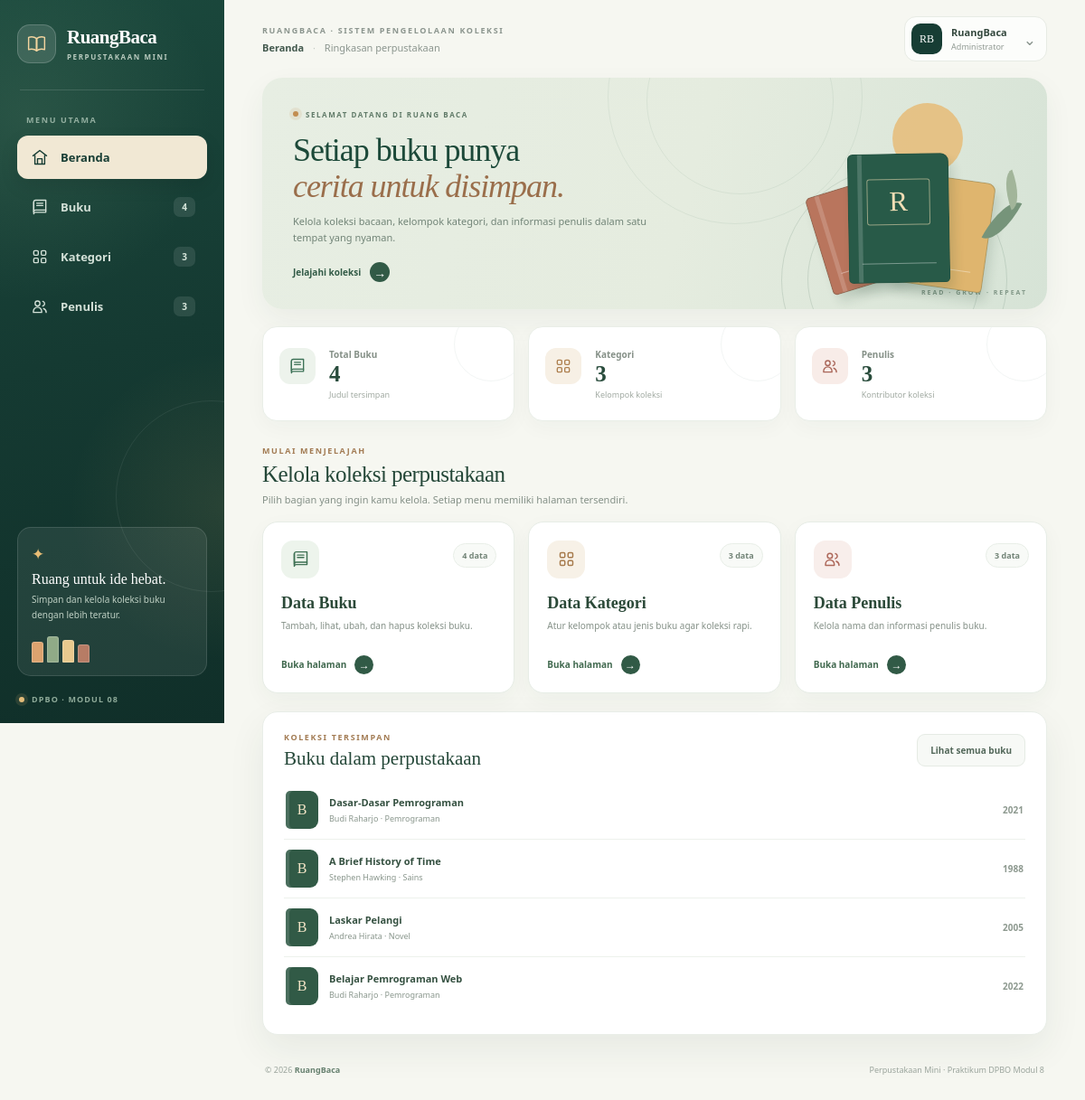
The page / on the database its author committed.
### tables this page shows
CREATE TABLE buku (
    id_buku INT AUTO_INCREMENT PRIMARY KEY,
    id_kategori INT NOT NULL,
    id_penulis INT NOT NULL,
    judul VARCHAR(150) NOT NULL,
    tahun_terbit YEAR NOT NULL,
    stok INT NOT NULL DEFAULT 0,

     
    CONSTRAINT fk_buku_kategori
        FOREIGN KEY (id_kategori) REFERENCES kategori(id_kategori)
        ON UPDATE CASCADE ON DELETE RESTRICT,

     
    CONSTRAINT fk_buku_penulis
        FOREIGN KEY (id_penulis) REFERENCES penulis(id_penulis)
        ON UPDATE CASCADE ON DELETE RESTRICT
);

CREATE TABLE penulis (
    id_penulis INT AUTO_INCREMENT PRIMARY KEY,
    nama_penulis VARCHAR(100) NOT NULL,
    negara VARCHAR(60)
);

CREATE TABLE kategori (
    id_kategori INT AUTO_INCREMENT PRIMARY KEY,
    nama_kategori VARCHAR(100) NOT NULL,
    deskripsi TEXT
);

### class/Buku.php (called while the page is built, shortened)
<?php
class Buku
{
    private $db;
    public function __construct($db)
    {
        $this->db = $db;
    }
    public function getAll()
    {
        $sql = 'SELECT buku.*, kategori.nama_kategori, penulis.nama_penulis
                FROM buku
                INNER JOIN kategori ON buku.id_kategori = kategori.id_kategori
                INNER JOIN penulis ON buku.id_penulis = penulis.id_penulis
                ORDER BY buku.id_buku DESC';
        $stmt = $this->db->prepare($sql);
        $stmt->execute();
        return $stmt->fetchAll();
    }
}

### class/Kategori.php (called while the page is built, shortened)
<?php
class Kategori
{
    private $db;
    public function __construct($db)
    {
        $this->db = $db;
    }
    public function getAll()
    {
        $stmt = $this->db->prepare('SELECT * FROM kategori ORDER BY id_kategori DESC');
        $stmt->execute();
        return $stmt->fetchAll();
    }
}

### class/Penulis.php (called while the page is built, shortened)
<?php
class Penulis
{
    private $db;
    public function __construct($db)
    {
        $this->db = $db;
    }
    public function getAll()
    {
        $stmt = $this->db->prepare('SELECT * FROM penulis ORDER BY id_penulis DESC');
        $stmt->execute();
        return $stmt->fetchAll();
    }
}

### config/helper.php (called while the page is built, shortened)
<?php
function e($value)
{
    return htmlspecialchars((string) $value, ENT_QUOTES, 'UTF-8');
}

### view/beranda.php (the view, shortened to what this page needs)
<main class="home-page">
    <section class="welcome-banner">
        <div class="welcome-copy">
            <span class="welcome-tag"><span></span> SELAMAT DATANG DI RUANG BACA</span>
            <h2>Setiap buku punya<br><em>cerita untuk disimpan.</em></h2>
            <p>Kelola koleksi bacaan, kelompok kategori, dan informasi penulis dalam satu tempat yang nyaman.</p>
            <a class="welcome-link" href="index.php?page=buku">Jelajahi koleksi <span aria-hidden="true">→</span></a>
        </div>
        <div class="welcome-art" aria-hidden="true">
            <div class="art-sun"></div>
            <div class="book-stack stack-front"><span></span></div>
            <div class="art-leaf leaf-one"></div>
            <div class="art-leaf leaf-two"></div>
            <div class="art-caption">READ · GROW · REPEAT</div>
        </div>
    </section>
    <section class="stats-grid" aria-label="Ringkasan koleksi">
        <article class="stat-card stat-books">
            <span class="stat-icon" aria-hidden="true">
                <svg viewBox="0 0 24 24"><path d="M4 5.5A2.5 2.5 0 0 1 6.5 3H20v16H6.5A2.5 2.5 0 0 0 4 21z"/><path d="M4 5.5v13A2.5 2.5 0 0 1 6.5 16H20M8 7h8M8 10h8"/></svg>
            </span>
            <span class="stat-label">Total Buku</span>
            <strong class="stat-number"><?php echo count($books); ?></strong>
            <span class="stat-foot">Judul tersimpan</span>
        </article>
        <article class="stat-card stat-categories">
            <span class="stat-icon" aria-hidden="true">
                <svg viewBox="0 0 24 24"><rect x="4" y="4" width="6" height="6" rx="1.5"/><rect x="14" y="4" width="6" height="6" rx="1.5"/><rect x="4" y="14" width="6" height="6" rx="1.5"/><rect x="14" y="14" width="6" height="6" rx="1.5"/></svg>
            </span>
            <span class="stat-label">Kategori</span>
            <strong class="stat-number"><?php echo count($categories); ?></strong>
            <span class="stat-foot">Kelompok koleksi</span>
        </article>
        <article class="stat-card stat-authors">
            <span class="stat-icon" aria-hidden="true">
                <svg viewBox="0 0 24 24"><circle cx="9" cy="8" r="3.2"/><path d="M3.5 20v-1.4a5.5 5.5 0 0 1 11 0V20zM16 5.2a3.2 3.2 0 0 1 0 6.2M17 14.8a5.4 5.4 0 0 1 3.5 5.2"/></svg>
            </span>
            <span class="stat-label">Penulis</span>
            <strong class="stat-number"><?php echo count($authors); ?></strong>
            <span class="stat-foot">Kontributor koleksi</span>
        </article>
    </section>
    <section class="home-section">
        <div class="section-heading">
            <div>
                <p class="eyebrow">MULAI MENJELAJAH</p>
                <h2>Kelola koleksi perpustakaan</h2>
                <p class="muted">Pilih bagian yang ingin kamu kelola. Setiap menu memiliki halaman tersendiri.</p>
            </div>
        </div>
        <div class="home-shortcuts">
            <a class="shortcut-card shortcut-book" href="index.php?page=buku">
                <span class="shortcut-icon" aria-hidden="true"><svg viewBox="0 0 24 24"><path d="M4 5.5A2.5 2.5 0 0 1 6.5 3H20v16H6.5A2.5 2.5 0 0 0 4 21z"/><path d="M4 5.5v13A2.5 2.5 0 0 1 6.5 16H20M8 7h8M8 10h8"/></svg></span>
                <span class="shortcut-count"><?php echo count($books); ?> data</span>
                <strong>Data Buku</strong>
                <span class="shortcut-description">Tambah, lihat, ubah, dan hapus koleksi buku.</span>
                <span class="shortcut-action">Buka halaman <b aria-hidden="true">→</b></span>
            </a>
            <a class="shortcut-card shortcut-category" href="index.php?page=kategori">
                <span class="shortcut-icon" aria-hidden="true"><svg viewBox="0 0 24 24"><rect x="4" y="4" width="6" height="6" rx="1.5"/><rect x="14" y="4" width="6" height="6" rx="1.5"/><rect x="4" y="14" width="6" height="6" rx="1.5"/><rect x="14" y="14" width="6" height="6" rx="1.5"/></svg></span>
                <span class="shortcut-count"><?php echo count($categories); ?> data</span>
                <strong>Data Kategori</strong>
                <span class="shortcut-description">Atur kelompok atau jenis buku agar koleksi rapi.</span>
                <span class="shortcut-action">Buka halaman <b aria-hidden="true">→</b></span>
            </a>
            <a class="shortcut-card shortcut-author" href="index.php?page=penulis">
                <span class="shortcut-icon" aria-hidden="true"><svg viewBox="0 0 24 24"><circle cx="9" cy="8" r="3.2"/><path d="M3.5 20v-1.4a5.5 5.5 0 0 1 11 0V20zM16 5.2a3.2 3.2 0 0 1 0 6.2M17 14.8a5.4 5.4 0 0 1 3.5 5.2"/></svg></span>
                <span class="shortcut-count"><?php echo count($authors); ?> data</span>
                <strong>Data Penulis</strong>
                <span class="shortcut-description">Kelola nama dan informasi penulis buku.</span>
                <span class="shortcut-action">Buka halaman <b aria-hidden="true">→</b></span>
            </a>
        </div>
    </section>
    <section class="panel home-recent-panel">
        <div class="home-recent-heading">
            <div>
                <p class="eyebrow">KOLEKSI TERSIMPAN</p>
                <h2>Buku dalam perpustakaan</h2>
            </div>
            <a class="button secondary" href="index.php?page=buku">Lihat semua buku</a>
        </div>
        <?php if (count($books) > 0): ?>
            <div class="recent-book-list">
                <?php foreach ($books as $bookIndex => $book): ?>
                    <div class="recent-book-row">
                        <span class="recent-book-mark" aria-hidden="true">B</span>
                        <span class="recent-book-info">
                            <strong><?php echo e($book['judul']); ?></strong>
                            <small><?php echo e($book['nama_penulis']); ?> · <?php echo e($book['nama_kategori']); ?></small>
                        </span>
                        <span class="recent-book-year"><?php echo e($book['tahun_terbit']); ?></span>
                    </div>
                <?php endforeach; ?>
            </div>
        <?php else: ?>
            <p class="empty">Belum ada buku di dalam koleksi.</p>
        <?php endif; ?>
    </section>
</main>

### view/header.php (shortened to what this page needs)
<!DOCTYPE html>
<html lang="id">
<head>
    <link rel="stylesheet" href="style/style.css">
</head>
<body>
    <div class="app-shell">
        <aside class="sidebar">
            <a class="brand" href="index.php?page=beranda" aria-label="Perpustakaan Mini - Beranda">
                <span class="brand-mark" aria-hidden="true">
                    <svg viewBox="0 0 32 32" role="img">
                        <path d="M5.5 7.5c4.2-1.4 7.5-.7 10.5 1.6v16c-3-2.3-6.3-3-10.5-1.6z" />
                        <path d="M26.5 7.5C22.3 6.1 19 6.8 16 9.1v16c3-2.3 6.3-3 10.5-1.6z" />
                        <path d="M16 9.1v16" />
                    </svg>
                </span>
                <span class="brand-copy">
                    <strong>RuangBaca</strong>
                    <small>PERPUSTAKAAN MINI</small>
                </span>
            </a>
            <div class="sidebar-rule"></div>
            <p class="sidebar-label">MENU UTAMA</p>
            <nav class="side-navigation" aria-label="Navigasi utama">
                <a href="index.php?page=beranda" class="side-link <?php echo $page === 'beranda' ? 'active' : ''; ?>">
                    <span class="nav-icon" aria-hidden="true">
                        <svg viewBox="0 0 24 24"><path d="m3 10 9-7 9 7"/><path d="M5.5 9.5V21h13V9.5M9 21v-7h6v7"/></svg>
                    </span>
                    <span>Beranda</span>
                </a>
                <a href="index.php?page=buku" class="side-link <?php echo $page === 'buku' ? 'active' : ''; ?>">
                    <span class="nav-icon" aria-hidden="true">
                        <svg viewBox="0 0 24 24"><path d="M4 5.5A2.5 2.5 0 0 1 6.5 3H20v16H6.5A2.5 2.5 0 0 0 4 21z"/><path d="M4 5.5v13A2.5 2.5 0 0 1 6.5 16H20M8 7h8M8 10h8"/></svg>
                    </span>
                    <span>Buku</span>
                    <span class="nav-count"><?php echo count($books); ?></span>
                </a>
                <a href="index.php?page=kategori" class="side-link <?php echo $page === 'kategori' ? 'active' : ''; ?>">
                    <span class="nav-icon" aria-hidden="true">
                        <svg viewBox="0 0 24 24"><rect x="4" y="4" width="6" height="6" rx="1.5"/><rect x="14" y="4" width="6" height="6" rx="1.5"/><rect x="4" y="14" width="6" height="6" rx="1.5"/><rect x="14" y="14" width="6" height="6" rx="1.5"/></svg>
                    </span>
                    <span>Kategori</span>
                    <span class="nav-count"><?php echo count($categories); ?></span>
                </a>
                <a href="index.php?page=penulis" class="side-link <?php echo $page === 'penulis' ? 'active' : ''; ?>">
                    <span class="nav-icon" aria-hidden="true">
                        <svg viewBox="0 0 24 24"><circle cx="9" cy="8" r="3.2"/><path d="M3.5 20v-1.4a5.5 5.5 0 0 1 11 0V20zM16 5.2a3.2 3.2 0 0 1 0 6.2M17 14.8a5.4 5.4 0 0 1 3.5 5.2"/></svg>
                    </span>
                    <span>Penulis</span>
                    <span class="nav-count"><?php echo count($authors); ?></span>
                </a>
            </nav>
            <div class="sidebar-note">
                <span class="note-spark" aria-hidden="true">✦</span>
                <p class="note-title">Ruang untuk ide hebat.</p>
                <p class="note-copy">Simpan dan kelola koleksi buku dengan lebih teratur.</p>
                <div class="note-books" aria-hidden="true"><i></i><i></i><i></i><i></i></div>
            </div>
            <div class="sidebar-bottom">
                <span class="sidebar-bottom-dot"></span>
                <span>DPBO · MODUL 08</span>
            </div>
        </aside>
        <div class="workspace">
            <header class="topbar">
                <div class="topbar-context">
                    <?php if ($page === 'beranda'): ?>
                        <p class="topbar-kicker">RUANGBACA · SISTEM PENGELOLAAN KOLEKSI</p>
                        <p class="topbar-location"><strong>Beranda</strong> <span>·</span> Ringkasan perpustakaan</p>
                    <?php else: ?>
                        <p class="topbar-kicker">MENU PENGELOLAAN DATA</p>
                        <p class="topbar-location"><a href="index.php?page=beranda">Beranda</a> <span>/</span> <strong><?php echo ucfirst($page); ?></strong></p>
                    <?php endif; ?>
                </div>
                <div class="profile-chip">
                    <span class="profile-avatar">RB</span>
                    <span class="profile-copy"><strong>RuangBaca</strong><small>Administrator</small></span>
                    <span class="profile-chevron">⌄</span>
                </div>
            </header>

### index.php (shortened to what this page needs)
<?php
require_once __DIR__ . '/config/helper.php';
require_once __DIR__ . '/class/Kategori.php';
require_once __DIR__ . '/class/Penulis.php';
require_once __DIR__ . '/class/Buku.php';
try {
    $database = new Database();
    $db = $database->getConnection();
} catch (PDOException $error) {
    die(
        '<h2>Koneksi database gagal.</h2>' .
        '<p>Pastikan MySQL aktif dan database db_perpustakaan sudah dibuat.</p>' .
        '<p>Import database/db_perpustakaan.sql, lalu periksa config/database.php.</p>'
    );
}
$kategoriModel = new Kategori($db);
$penulisModel = new Penulis($db);
$bukuModel = new Buku($db);
$page = isset($_GET['page']) && is_string($_GET['page']) ? $_GET['page'] : 'beranda';
$categories = $kategoriModel->getAll();
$authors = $penulisModel->getAll();
$books = $bukuModel->getAll();
require __DIR__ . '/view/header.php';
if ($page === 'beranda') {
    require __DIR__ . '/view/beranda.php';
} elseif ($page === 'kategori') {
    require __DIR__ . '/view/kategori.php';
} elseif ($page === 'penulis') {
    require __DIR__ . '/view/penulis.php';
} else {
    require __DIR__ . '/view/buku.php';
}
require __DIR__ . '/view/footer.php';

### view/footer.php
            <footer class="footer">
                <span>© <?php echo date('Y'); ?> <strong>RuangBaca</strong></span>
                <span>Perpustakaan Mini · Praktikum DPBO Modul 8</span>
            </footer>
        </div>
    </div>
</body>
</html>

### rows shown on the page
buku: judul "Dasar-Dasar Pemrograman", id_penulis.nama_penulis "Budi Raharjo", id_kategori.nama_kategori "Pemrograman", tahun_terbit "2021"
buku: judul "A Brief History of Time", id_penulis.nama_penulis "Stephen Hawking", id_kategori.nama_kategori "Sains", tahun_terbit "1988"
buku: judul "Laskar Pelangi", id_penulis.nama_penulis "Andrea Hirata", id_kategori.nama_kategori "Novel", tahun_terbit "2005"
buku: judul "Belajar Pemrograman Web", id_penulis.nama_penulis "Budi Raharjo", id_kategori.nama_kategori "Pemrograman", tahun_terbit "2022"

### other values the page prints
count($books) "4"
count($categories) "3"
count($authors) "3"
